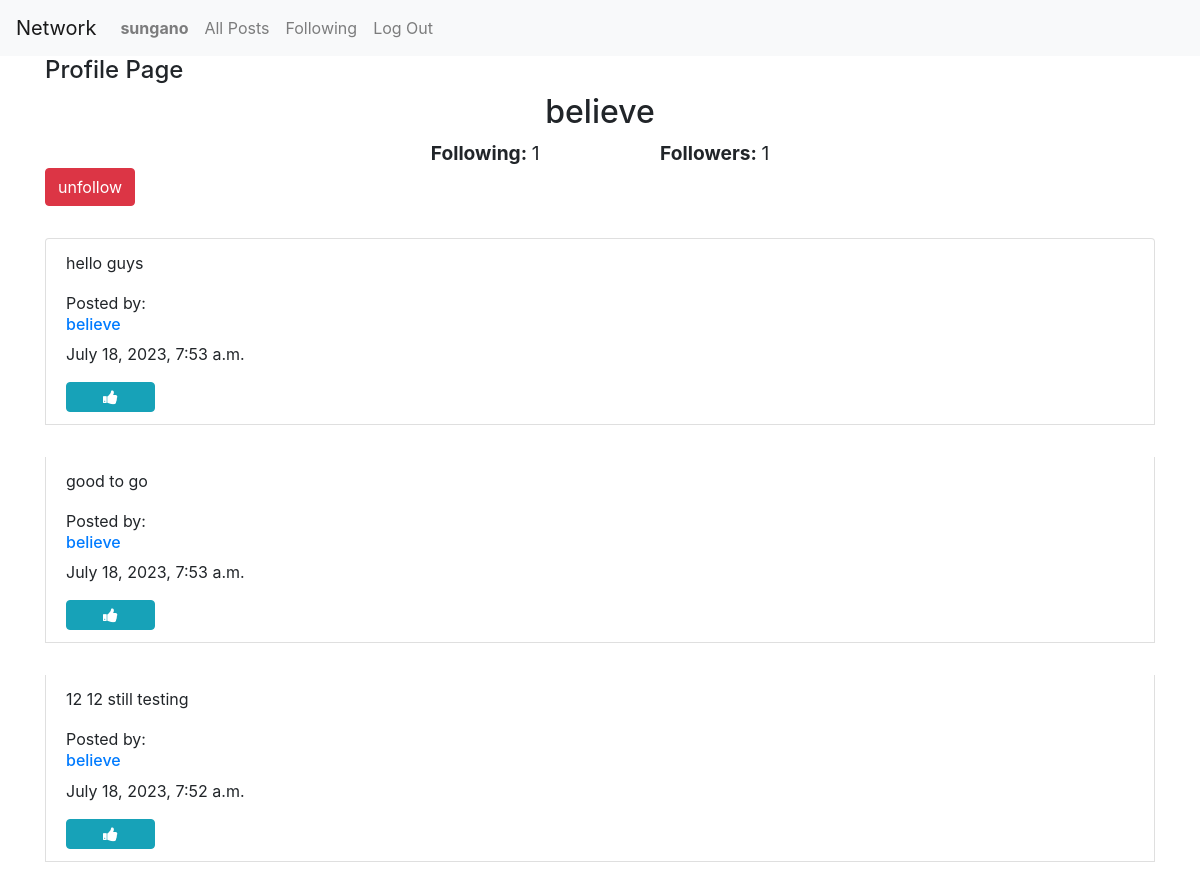
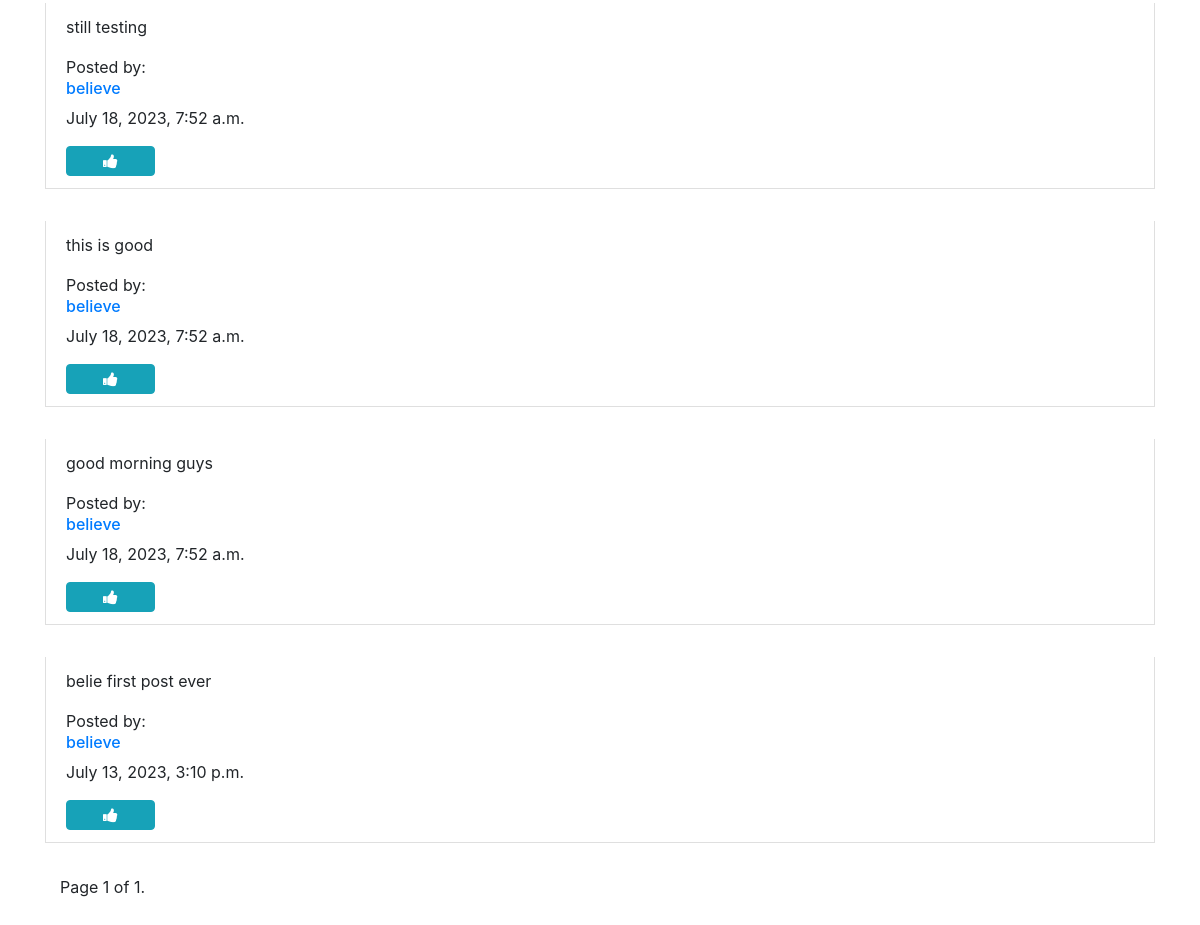
The app's page /profile/2/ (signed in) with its own data (2 pictures, top to bottom).
### network/models.py (models this page shows, shortened)
class User(AbstractUser):
    pass
    def __str__(self):
            return self.username

class Post(models.Model):
    comment = models.CharField(max_length=500)
    author = models.ForeignKey("User", on_delete=models.CASCADE)
    timestamp = models.DateTimeField(auto_now_add=True)

### network/views.py (the view)
# urls.py: path("profile/<int:id>/", views.profile, name='profile'),
def profile(request, id):
    user_profile = User.objects.get(id=id)
    posts = Post.objects.filter(author=user_profile).order_by('-timestamp')
    posts_paginator = Paginator(posts, 10)
    page_number = request.GET.get('page')
    posts_page_object = posts_paginator.get_page(page_number)
    following_count = Follow.objects.filter(followed_user=id).count()
    followers_count = Follow.objects.filter(follower=id).count()
    isFollowing = Follow.objects.filter(followed_user=user_profile, follower=request.user).exists()
    likes = Like.objects.all()
    postsYouLike = []
    try:
        for like in likes:
            if like.user.id == request.user.id:
                postsYouLike.append(like.post.id)
    except:
        postsYouLike= []
    return render(request, "network/profile.html", {
        "user_profile": user_profile,
        "follower": followers_count,
        "following": following_count,
        "isFollowing": isFollowing,
        "postsYouLike": postsYouLike,
        "postsPage": posts_page_object,
        })

### network/templates/network/profile.html (shortened to what this page needs)
{% extends "network/layout.html" %}
{% block body %}
    <div class="container">
        <div id="profile-hero following-page-hero">
            <h4 id="profile-heading">Profile Page</h4>
            <h2 id="following-h2">{{ user_profile.username }}</h2>
            <div id="following-page-hero">
                <div id="hero-right"><span><strong>Following: </strong></span><span id="following-count">{{ following }}</span></div>
                <div id="hero-left"><span><strong>Followers: </strong></span><span id="followers-count">{{follower}}</span></div>
            </div>
               {% if user.is_authenticated %}
                    {% if user.id != user_profile.id %}
                        {% if isFollowing %}
                            <form action="{% url 'unfollow' %}" method="post">
                                <button type="submit" class="btn btn-danger">unfollow</button>
                            </form>
                        {% else %}
                            <form action="{% url 'follow' %}" method="post">
                                {% csrf_token %}
                                <input type="hidden" name="user_id" value="{{ user_profile.id }}">
                                <button type="submit" class="btn btn-success">follow</button>
                            </form>
                        {% endif %}
                    {% endif %}
               {% endif %}
        </div>
        <div id="profile-posts">
            {% for post in postsPage %}
                <div class="list-group-item" style="margin-top: 2em;">
                    <p>{{post.comment}}</p>
                    <span>Posted by: </span>
                    <a href="{% url 'profile' id=post.author.id %}">
                        <h6>{{post.author}}</h6>
                    </a>
                    <p>{{post.timestamp}}</p>
                    {% if user.is_authenticated %}
                        {% if user == post.author %}
                            <button class="btn btn-success" data-toggle="modal" data-target="#modal_edit_post_{{ post.id }}">Edit</button>
                            <div class="modal" id="modal_edit_post_{{ post.id }}" tabindex="-1" role="dialog" aria-labelledby="modal_edit_post_{{ post.id }}" aria-hidden="true">
                                <div class="modal-dialog" role="document">
                                <div class="modal-content">
                                    <div class="modal-header">
                                    <h5 class="modal-title">Edit Post</h5>
                                    <button type="button" class="close" data-dismiss="modal" aria-label="Close">
                                        <span aria-hidden="true">&times;</span>
                                    </button>
                                    </div>
                                    <div class="modal-body">
                                    <textarea name="content" class="form-control" id="textarea_{{ post.id }}" cols="30" rows="5">{{ post.comment }}</textarea>
                                    </div>
                                    <div class="modal-footer">
                                    <button onclick="editPost({{ post.id }})" type="button" class="btn btn-primary">Save changes</button>
                                    <button type="button" class="btn btn-secondary" data-dismiss="modal">Close</button>
                                    </div>
                                </div>
                                </div>
                            </div>
                        {% else %}
                                {% if post.id in postsYouLike %}
                                <button class="btn btn-info fa fa-thumbs-down col-1" id="like_{{ post.id }}" onclick="likeHandler({{post.id}}, {{postsYouLike}})" ></button>
                                {% else %}
                                <button class="btn btn-info fa fa-thumbs-up col-1" id="like_{{ post.id }}" onclick="likeHandler({{post.id}}, {{postsYouLike}})"></button>
                                {% endif %}
                        {% endif %}
                    {% endif %}
                </div>
            {% endfor %}
                <div class="container" style="margin-top: 2em; margin-bottom: 4em;">
                    <div class="pagination">
                    <span class="step-links">
                        <span class="current">
                            Page {{ postsPage.number }} of {{ postsPage.paginator.num_pages }}.
                        </span>
                    </span>
                    </div>
                </div>
        </div>
  </div>
{% endblock %}

### network/templates/network/layout.html (shortened to what this page needs)
{% load static %}
<!DOCTYPE html>
<html lang="en">
    <head>
        <link rel="stylesheet" href="https://stackpath.bootstrapcdn.com/bootstrap/4.4.1/css/bootstrap.min.css">
        <link href="{% static 'network/styles.css' %}" rel="stylesheet">
        <link rel="stylesheet" href="https://cdnjs.cloudflare.com/ajax/libs/font-awesome/4.7.0/css/font-awesome.min.css">
    </head>
    <body>
        <nav class="navbar navbar-expand-lg navbar-light bg-light">
            <a class="navbar-brand" href="#">Network</a>
            <div>
              <ul class="navbar-nav mr-auto">
                {% if user.is_authenticated %}
                    <li class="nav-item">
                        <a class="nav-link" href="#"><strong>{{ user.username }}</strong></a>
                    </li>
                {% endif %}
                <li class="nav-item">
                  <a class="nav-link" href="{% url 'index' %}">All Posts</a>
                </li>
                {% if user.is_authenticated %}
                    <li class="nav-item">
                        <a class="nav-link" href="{% url 'following' %}">Following</a>
                    </li>
                    <li class="nav-item">
                        <a class="nav-link" href="{% url 'logout' %}">Log Out</a>
                    </li>
                {% endif %}
              </ul>
            </div>
          </nav>
        <div class="body">
            {% block body %}
            {% endblock %}
        </div>
    </body>
</html>

### network/static/network/styles.css (style rules this page uses)
#following-h2 { text-align: center }
#following-page-hero { text-align: center; font-size: larger; }
#hero-right { display: inline; text-align: center; padding-right:6em }
#hero-left { display: inline; text-align: center; }

### records on screen
User: username "sungano"
User: username "believe"
Post: comment "hello guys", author "believe", timestamp "July 18, 2023, 7:53 a.m."
Post: comment "good to go", author "believe", timestamp "July 18, 2023, 7:53 a.m."
Post: comment "12 12 still testing", author "believe", timestamp "July 18, 2023, 7:52 a.m."
Post: comment "still testing", author "believe", timestamp "July 18, 2023, 7:52 a.m."
Post: comment "this is good", author "believe", timestamp "July 18, 2023, 7:52 a.m."
Post: comment "good morning guys", author "believe", timestamp "July 18, 2023, 7:52 a.m."
Post: comment "belie first post ever", author "believe", timestamp "July 13, 2023, 3:10 p.m."

### other values on screen
{{ following }} "1"
{{ follower }} "1"
{{ postsPage.number }} "1"
{{ postsPage.paginator.num_pages }} "1"
